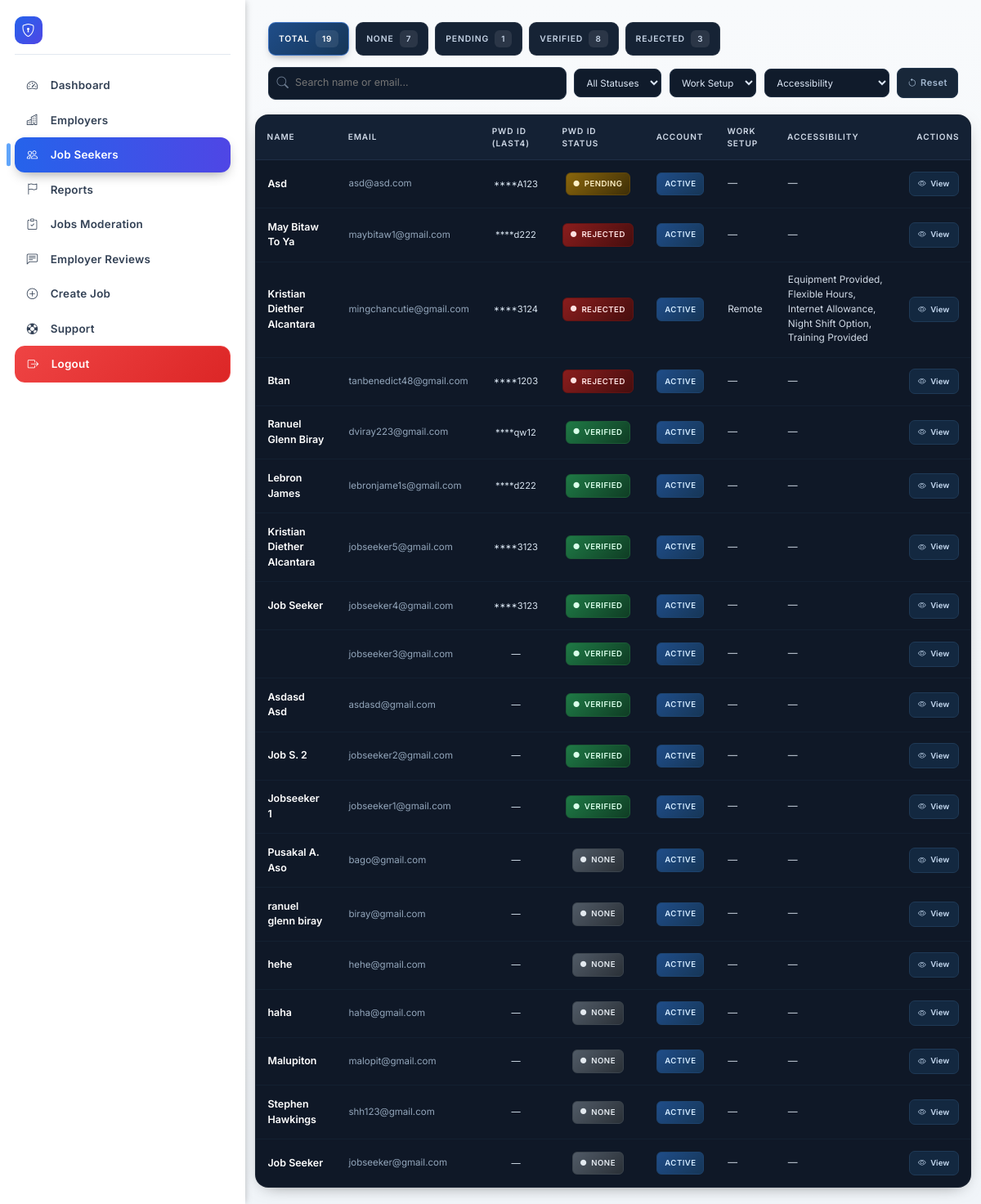
The app's page /admin_job_seekers.php (signed in), older data.
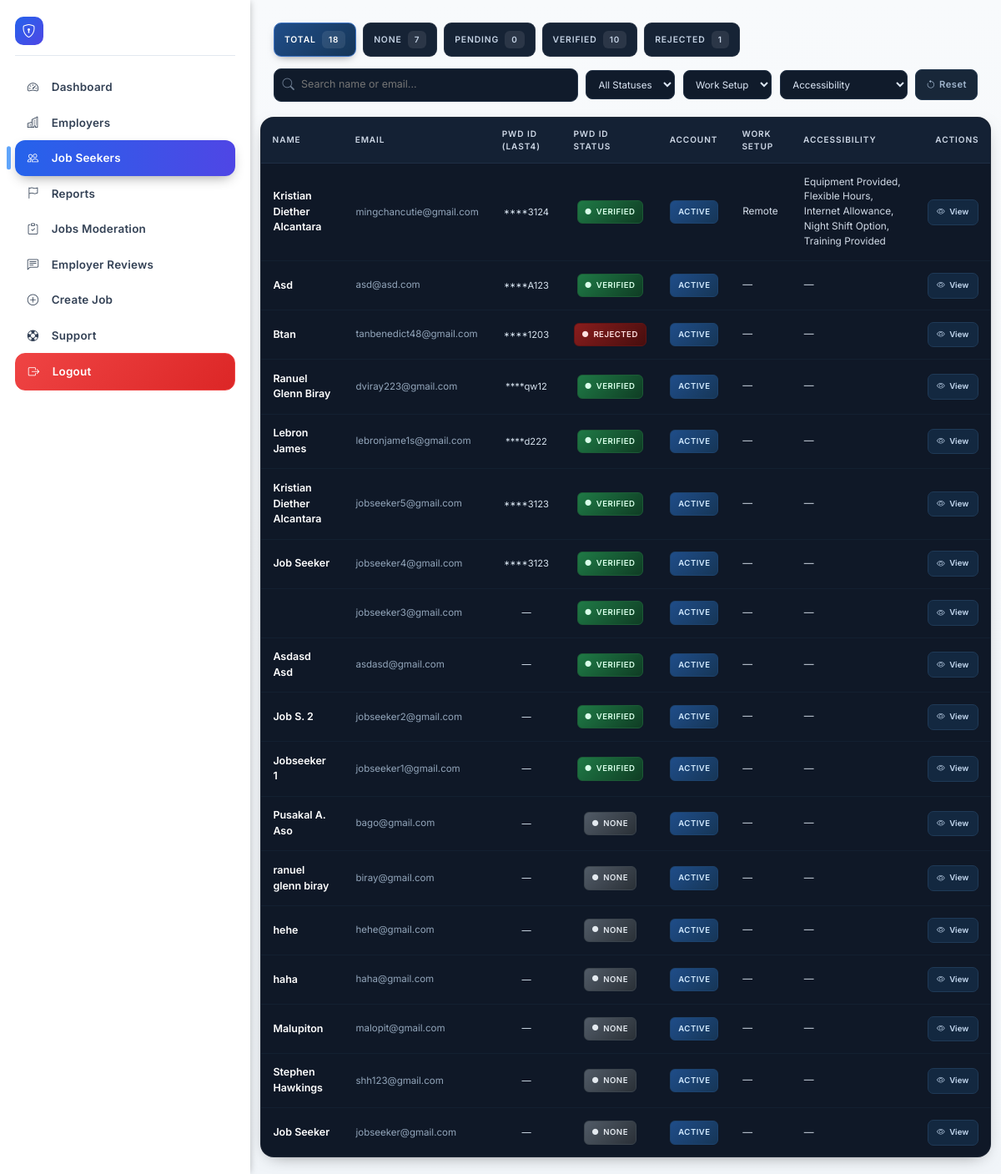
The same page, newer data.
### tables this page shows
CREATE TABLE `users` (
  `user_id` varchar(40) NOT NULL,
  `name` varchar(120) NOT NULL,
  `date_of_birth` date DEFAULT NULL,
  `gender` enum('Male','Female','Non-binary','Prefer not to say') DEFAULT NULL,
  `phone` varchar(30) DEFAULT NULL,
  `region` varchar(100) DEFAULT NULL,
  `province` varchar(100) DEFAULT NULL,
  `city` varchar(100) DEFAULT NULL,
  `full_address` varchar(255) DEFAULT NULL,
  `email` varchar(180) NOT NULL,
  `password` varchar(255) DEFAULT NULL,
  `role` enum('job_seeker','employer','admin') NOT NULL DEFAULT 'job_seeker',
  `experience` int(11) DEFAULT 0,
  `education` varchar(120) DEFAULT NULL,
  `education_level` varchar(120) DEFAULT NULL,
  `primary_skill_summary` text DEFAULT NULL,
  `profile_completeness` tinyint(3) UNSIGNED NOT NULL DEFAULT 0,
  `profile_last_calculated` datetime DEFAULT NULL,
  `disability` varchar(255) DEFAULT NULL,
  `disability_type` varchar(120) DEFAULT NULL,
  `disability_severity` enum('Mild','Moderate','Severe') DEFAULT NULL,
  `assistive_devices` varchar(255) DEFAULT NULL,
  `pwd_id_number` varbinary(255) DEFAULT NULL,
  `pwd_id_last4` varchar(8) DEFAULT NULL,
  `pwd_id_status` enum('None','Pending','Verified','Rejected') NOT NULL DEFAULT 'None',
  `job_seeker_status` enum('Active','Suspended') NOT NULL DEFAULT 'Active',
  `pwd_id_review_note` text DEFAULT NULL,
  `pwd_id_reviewed_at` datetime DEFAULT NULL,
  `pwd_id_reviewed_by` varchar(40) DEFAULT NULL,
  `resume` varchar(255) DEFAULT NULL,
  `video_intro` varchar(255) DEFAULT NULL,
  `expected_salary_currency` varchar(8) DEFAULT 'PHP',
  `expected_salary_min` int(11) DEFAULT NULL,
  `expected_salary_max` int(11) DEFAULT NULL,
  `expected_salary_period` enum('monthly','yearly','hourly') DEFAULT 'monthly',
  `interests` text DEFAULT NULL,
  `accessibility_preferences` varchar(255) DEFAULT NULL,
  `preferred_location` varchar(255) DEFAULT NULL,
  `preferred_work_setup` enum('On-site','Hybrid','Remote') DEFAULT NULL,
  `created_at` timestamp NOT NULL DEFAULT current_timestamp(),
  `company_name` varchar(255) DEFAULT '',
  `business_email` varchar(255) DEFAULT '',
  `company_website` varchar(255) DEFAULT NULL,
  `company_phone` varchar(64) DEFAULT NULL,
  `business_permit_number` varchar(100) DEFAULT NULL,
  `employer_status` enum('Pending','Approved','Suspended','Rejected') DEFAULT 'Pending',
  `suspension_reason` text DEFAULT NULL,
  `employer_doc` varchar(255) DEFAULT '',
  `company_owner_name` varchar(150) DEFAULT NULL,
  `contact_person_position` varchar(120) DEFAULT NULL,
  `contact_person_phone` varchar(40) DEFAULT NULL,
  `profile_picture` varchar(255) DEFAULT NULL,
  `deleted_at` datetime DEFAULT NULL
);

### classes/User.php (called while the page is built, shortened)
<?php
require_once __DIR__.'/Helpers.php';
class User {
    public static function listAccessibilityPrefs(string $userId): array { try { $pdo = Database::getConnection(); $st = $pdo->prepare("SELECT tag FROM user_accessibility_prefs WHERE user_id=? ORDER BY tag ASC"); $st->execute([$userId]); return array_column($st->fetchAll(PDO::FETCH_ASSOC),'tag'); } catch (Throwable $e) { return []; } }
    public static function jobSeekerCounts(): array { $pdo = Database::getConnection(); $rows = $pdo->query("\n            SELECT pwd_id_status AS status, COUNT(*) c\n            FROM users\n            WHERE role='job_seeker'\n            GROUP BY pwd_id_status\n        ")->fetchAll(PDO::FETCH_ASSOC); $out=['total'=>0,'Verified'=>0,'Pending'=>0,'Rejected'=>0,'None'=>0,'Other'=>0]; foreach ($rows as $r){$s=$r['status']?:'None'; $out['total']+=(int)$r['c']; if(isset($out[$s])) $out[$s]+=(int)$r['c']; else $out['Other']+=(int)$r['c']; } return $out; }
}

### classes/Helpers.php (called while the page is built, shortened)
<?php
class Helpers {
    public static function sanitizeOutput(?string $v): string {
        return htmlspecialchars((string)$v, ENT_QUOTES, 'UTF-8');
    }
}

### admin_job_seekers.php (the view, shortened to what the changed rows need)
<?php
require_once 'classes/Helpers.php';
require_once 'classes/User.php';
$pdo = Database::getConnection();
$where = "u.role='job_seeker'";
$params = [];
$join = '';
$sql = "SELECT u.user_id,u.name,u.email,u.pwd_id_last4,u.pwd_id_status,u.job_seeker_status,u.preferred_work_setup,u.created_at
    FROM users u
    $join
    WHERE $where
    ORDER BY (u.pwd_id_status='Pending') DESC, u.created_at DESC
    LIMIT 300";
try {
    $stmt = $pdo->prepare($sql);
    $stmt->execute($params);
    $rows = $stmt->fetchAll(PDO::FETCH_ASSOC);
} catch (Throwable $e) {
    $fallbackSql = str_replace(',u.job_seeker_status', '', $sql);
    $stmt = $pdo->prepare($fallbackSql);
    $stmt->execute($params);
    $rowsRaw = $stmt->fetchAll(PDO::FETCH_ASSOC) ?: [];
    $rows = [];
    foreach ($rowsRaw as $r) {
        if (!isset($r['job_seeker_status'])) $r['job_seeker_status'] = 'Active';
        $rows[] = $r;
    }
    $_SESSION['flash']['error'] = 'Note: job_seeker_status column missing. Run migration 20250922_add_job_seeker_status.sql to enable suspension feature.';
}
$counts = User::jobSeekerCounts();
include 'includes/header.php';
?>
<div class="admin-layout">
    <?php include 'includes/admin_sidebar.php'; ?>
    <div class="admin-main">
        <div class="js-topbar fade-in">
            <div class="js-chips" id="jsStatusChips">
                <div class="js-chip active" data-filter="">Total <span class="count"><?php echo (int)$counts['total']; ?></span></div>
                <div class="js-chip" data-filter="Pending">Pending <span class="count"><?php echo (int)$counts['Pending']; ?></span></div>
                <div class="js-chip" data-filter="Verified">Verified <span class="count"><?php echo (int)$counts['Verified']; ?></span></div>
                <div class="js-chip" data-filter="Rejected">Rejected <span class="count"><?php echo (int)$counts['Rejected']; ?></span></div>
            </div>
        </div>
        <div class="seekers-wrapper fade-in" id="seekersWrapper">
            <table class="seekers-table" id="seekersTable">
                <thead>
                    <tr>
                        <th data-sort="name">Name</th>
                        <th data-sort="email">Email</th>
                        <th data-sort="pwd">PWD ID (Last4)</th>
                        <th data-sort="pwd_status">PWD ID Status</th>
                        <th data-sort="acct">Account</th>
                        <th>Work Setup</th>
                        <th>Accessibility</th>
                        <th style="text-align:right">Actions</th>
                    </tr>
                </thead>
                <tbody>
                    <?php if (!$rows): ?>
                        <tr>
                            <td colspan="8" class="empty-state">No job seekers found.</td>
                        </tr>
                        <?php else: foreach ($rows as $r): ?>
                            <?php
                            $st = $r['pwd_id_status'] ?: 'None';
                            $acct = $r['job_seeker_status'] ?: 'Active';
                            $last4 = $r['pwd_id_last4'] ? '****' . $r['pwd_id_last4'] : '—';
                            $ws = (string)($r['preferred_work_setup'] ?? '');
                            $accList = User::listAccessibilityPrefs($r['user_id']);
                            $accDataAttr = $accList ? htmlspecialchars(implode('|', $accList)) : '';
                            $accDisp = $accList ? implode(', ', $accList) : '';
                            ?>
                            <tr data-status="<?php echo htmlspecialchars($st); ?>" data-acct="<?php echo htmlspecialchars($acct); ?>" data-ws="<?php echo htmlspecialchars($ws); ?>" data-acc="<?php echo $accDataAttr; ?>">
                                <td class="fw-semibold" style="color:#fff;font-size:.78rem"><?php echo Helpers::sanitizeOutput($r['name']); ?></td>
                                <td style="color:#93a6bb;font-size:.72rem"><?php echo Helpers::sanitizeOutput($r['email']); ?></td>
                                <td style="text-align:center;font-size:.7rem;color:#d7e3ef"><?php echo $last4; ?></td>
                                <td style="text-align:center">
                                    <span class="status-badge pwd-<?php echo htmlspecialchars($st); ?>">
                                        <i class="bi bi-circle-fill" style="font-size:.45rem"></i><?php echo htmlspecialchars($st); ?>
                                    </span>
                                </td>
                                <td><span class="status-badge acct-<?php echo htmlspecialchars($acct); ?>"><?php echo htmlspecialchars($acct); ?></span></td>
                                <td><?php echo $ws ? htmlspecialchars($ws) : '—'; ?></td>
                                <td><?php echo $accDisp ? htmlspecialchars($accDisp) : '—'; ?></td>
                                <td class="actions" style="text-align:right">
                                    <form method="post" action="admin_job_seeker_view" class="d-inline">
                                        <button type="submit" class="view-btn"><i class="bi bi-eye"></i>View</button>
                                    </form>
                                </td>
                            </tr>
                    <?php endforeach;
                    endif; ?>
                </tbody>
            </table>
        </div>
    </div>
    <?php include 'includes/footer.php'; ?>

### includes/admin_sidebar.php (shortened to what the changed rows need)
<?php
if (!isset($currentPage)) $currentPage = basename($_SERVER['PHP_SELF']);
$adminNavItems = [
  ['file' => 'admin_dashboard.php', 'icon' => 'speedometer2', 'label' => 'Dashboard'],
  ['file' => 'admin_employers.php', 'icon' => 'buildings', 'label' => 'Employers'],
  ['file' => 'admin_job_seekers.php', 'icon' => 'people', 'label' => 'Job Seekers'],
  ['file' => 'admin_reports.php', 'icon' => 'flag', 'label' => 'Reports'],
  ['file' => 'admin_jobs_moderation.php', 'icon' => 'clipboard-check', 'label' => 'Jobs Moderation'],
  ['file' => 'admin_employer_reviews.php', 'icon' => 'chat-left-text', 'label' => 'Employer Reviews'],
  ['file' => 'admin_jobs_create.php', 'icon' => 'plus-circle', 'label' => 'Create Job'],
  ['file' => 'admin_support_tickets.php', 'icon' => 'life-preserver', 'label' => 'Support'],
  ['file' => 'logout.php', 'icon' => 'box-arrow-right', 'label' => 'Logout', 'class' => 'logout', 'confirm' => true],
];
?>
<aside class="admin-sidebar" id="adminSidebar" aria-label="Admin navigation">
  <div class="admin-sidebar-inner">
    <nav class="admin-nav flex-grow-1">
      <ul class="list-unstyled m-0 p-0">
        <?php foreach ($adminNavItems as $item):
          $active = ($currentPage === $item['file']);
          $extraClass = isset($item['class']) ? ' '.$item['class'] : '';
        ?>
          <li>
            <a href="<?php echo $item['file']; ?>" class="admin-nav-link <?php echo $active?'active':''; ?><?php echo $extraClass; ?>" aria-current="<?php echo $active?'page':'false'; ?>"
               <?php if (!empty($item['confirm'])): ?> data-confirm-title="Log out" data-confirm="Are you sure you want to log out?" data-confirm-yes="Yes, log out" data-confirm-no="Cancel"<?php endif; ?>>
              <i class="bi bi-<?php echo $item['icon']; ?> me-2"></i>
              <span><?php echo htmlspecialchars($item['label']); ?></span>
            </a>
          </li>
        <?php endforeach; ?>
      </ul>
    </nav>
  </div>
</aside>

Row changes from the older to the newer data that the page shows:
removed users: name "May Bitaw To Ya", email "maybitaw1@gmail.com", pwd_id_last4 "****d222", st "REJECTED", job_seeker_status "ACTIVE"
changed users "Remote": st "REJECTED" → "VERIFIED"; moves up the list
changed users "Asd": st "PENDING" → "VERIFIED"
Text that changed along with them:
$counts['total']: "19" → "18"
$counts['Pending']: "1" → "0"
$counts['Verified']: "8" → "10"
$counts['Rejected']: "3" → "1"
